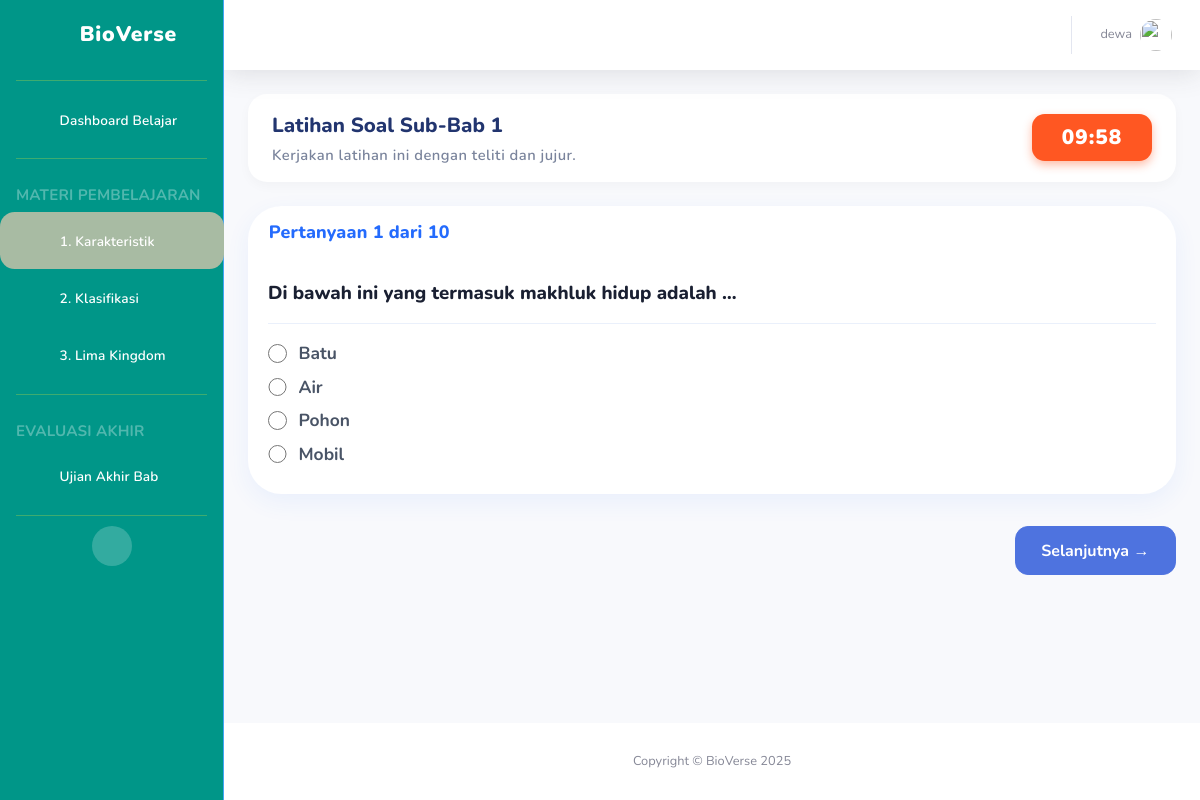
/latihan/1/?mulai=true (signed in), run on an earlier commit of the app's database.
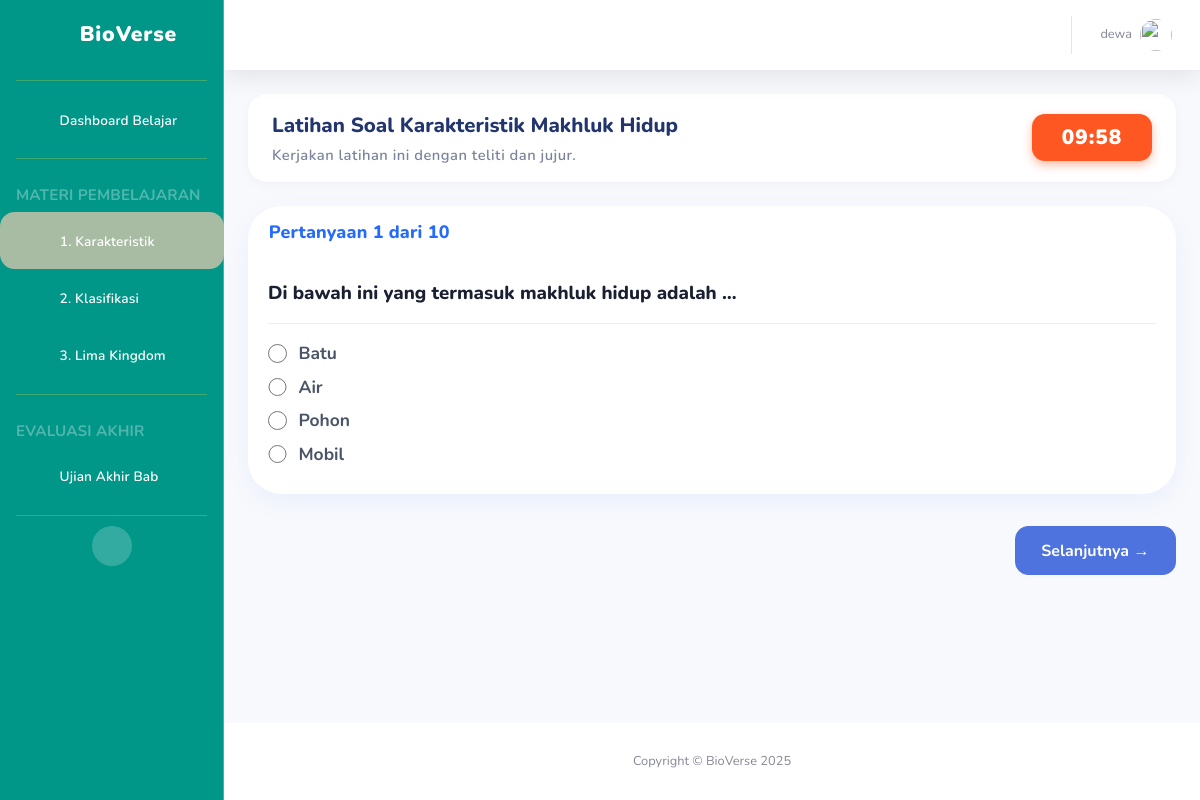
And on a later commit of the database.
### main/models.py (models this page shows, shortened)
class LatihanSoal(models.Model):
    subbab = models.OneToOneField(SubBab, on_delete=models.CASCADE)
    judul = models.CharField(max_length=200)

class Pertanyaan(models.Model):
    latihan = models.ForeignKey(LatihanSoal, on_delete=models.CASCADE, related_name='pertanyaan_set')
    teks_pertanyaan = models.TextField()
    explanation = models.TextField(blank=True, null=True, help_text="Penjelasan/Feedback untuk jawaban yang benar")

class PilihanJawaban(models.Model):
    pertanyaan = models.ForeignKey(Pertanyaan, on_delete=models.CASCADE, related_name='pilihan_set')
    teks_pilihan = models.CharField(max_length=200)
    is_benar = models.BooleanField(default=False)

### main/views.py (the view)
# urls.py: path('latihan/<int:latihan_id>/', views.latihan_soal_view, name='latihan_soal'),
@login_required
def latihan_soal_view(request, latihan_id):
    latihan = get_object_or_404(LatihanSoal, id=latihan_id)
    progress = get_object_or_404(SiswaProgress, siswa=request.user)
    is_unlocked = False
    if latihan.subbab.urutan == 1:
        is_unlocked = progress.modul_1_completed
    elif latihan.subbab.urutan == 2:
        is_unlocked = progress.modul_2_completed
    elif latihan.subbab.urutan == 3:
        is_unlocked = progress.modul_3_completed
    if not is_unlocked:
        messages.error(
            request, "Selesaikan modul interaktif sebelumnya terlebih dahulu!"
        )
        return redirect("siswa_dashboard")
    if request.GET.get("mulai") == "true":
        pertanyaan = latihan.pertanyaan_set.all()
        context = {"latihan": latihan, "pertanyaan": pertanyaan}
        return render(request, "main/siswa/latihan_soal.html", context)
    else:
        context = {"latihan": latihan}
        return render(request, "main/siswa/latihan_petunjuk.html", context)

### main/templatetags/custom_tags.py (called while the page is built)
@register.simple_tag
def get_latihan_id(subbab_urutan):
    from main.models import LatihanSoal
    try:
        latihan = LatihanSoal.objects.get(subbab__urutan=subbab_urutan)
        return latihan.id
    except LatihanSoal.DoesNotExist:
        return None

@register.simple_tag
def get_pengayaan_id():
    from main.models import SoalPengayaan
    try:
        pengayaan = SoalPengayaan.objects.first()
        if pengayaan:
            return pengayaan.id
        return None
    except SoalPengayaan.DoesNotExist:
        return None

### main/templates/main/siswa/latihan_soal.html (shortened to what this page needs)
{% extends 'main/base.html' %}
{% load static %}
{% block content %}
<div class="latihan-header-card">
    <div>
        <div class="latihan-header-title">{{ latihan.judul }}</div>
        <div class="latihan-header-keterangan">
            {{ latihan.deskripsi|default:"Kerjakan latihan ini dengan teliti dan jujur." }}
        </div>
    </div>
    <div class="latihan-timer" id="timer">10:00</div>
</div>
<form method="post" action="{% url 'submit_latihan' latihan.id %}" id="form-latihan-soal">
    {% for pertanyaan in latihan.pertanyaan_set.all %}
    <div class="card-latihan-soal {% if forloop.first %}active{% endif %}"
        id="latihan-slide-{{ forloop.counter0 }}">
        <div class="card-header py-3">
            <h6>Pertanyaan {{ forloop.counter }} dari {{ latihan.pertanyaan_set.count }}</h6>
        </div>
        <div class="card-body">
            <p>{{ pertanyaan.teks_pertanyaan }}</p>
            <hr>
            {% for pilihan in pertanyaan.pilihan_set.all %}
            <div class="form-check">
                <input class="form-check-input"
                        type="radio"
                        id="pilihan_{{ pilihan.id }}"
                        name="pertanyaan_{{ pertanyaan.id }}"
                        value="{{ pilihan.id }}"
                        required>
                <label class="form-check-label" for="pilihan_{{ pilihan.id }}">{{ pilihan.teks_pilihan }}</label>
            </div>
            {% endfor %}
        </div>
    </div>
    {% endfor %}
    <div class="nav-slide-latihan">
        <button type="button" id="btn-slide-next" class="btn btn-primary btn-slide-latihan">
            Selanjutnya &rarr;
        </button>
    </div>
</form>
{% endblock %}

### main/templates/main/base.html (shortened to what this page needs)
{% load static %}
{% load custom_tags %}
<!DOCTYPE html>
<html lang="id">
    <head>
        <link href="{% static 'vendor/fontawesome-free/css/all.min.css' %}"
              rel="stylesheet"
              type="text/css">
        <link href="{% static 'css/sb-admin-2.min.css' %}" rel="stylesheet">
    </head>
    <body id="page-top">
        <div id="wrapper">
            <ul class="navbar-nav sidebar sidebar-dark accordion"
                id="accordionSidebar">
                <a class="sidebar-brand d-flex align-items-center justify-content-center"
                   href="{% if user.profile.role == 'SISWA' %}{% url 'siswa_dashboard' %}{% else %}{% url 'guru_dashboard' %}{% endif %}">
                    <div class="sidebar-brand-icon d-flex align-items-center justify-content-center">
                        <i class="fas fa-seedling"></i>
                    </div>
                    <div class="sidebar-brand-text mx-3">BioVerse</div>
                </a>
                <hr class="sidebar-divider my-0">
                {% if user.profile.role == 'SISWA' %}
                    <li class="nav-item {% if request.resolver_match.url_name == 'siswa_dashboard' %}active{% endif %}">
                        <a class="nav-link" href="{% url 'siswa_dashboard' %}">
                            <i class="fas fa-home"></i>
                            <span>Dashboard Belajar</span></a>
                    </li>
                    <hr class="sidebar-divider">
                    <div class="sidebar-heading">Materi Pembelajaran</div>
                    <li class="nav-item {% if 'modul/1' in request.path or 'latihan/1' in request.path %}active{% endif %}">
                        <a class="nav-link collapsed"
                           href="#"
                           data-toggle="collapse"
                           data-target="#collapseSubBab1"
                           aria-expanded="true"
                           aria-controls="collapseSubBab1">
                            <i class="fas fa-book-open"></i>
                            <span>1. Karakteristik</span>
                        </a>
                                {% get_latihan_id 1 as latihan_1_id %}
                    </li>
                    <li class="nav-item {% if 'modul/2' in request.path or 'latihan/2' in request.path %}active{% endif %}">
                        <a class="nav-link collapsed"
                           href="#"
                           data-toggle="collapse"
                           data-target="#collapseSubBab2"
                           aria-expanded="true"
                           aria-controls="collapseSubBab2">
                            <i class="fas fa-sitemap"></i>
                            <span>2. Klasifikasi</span>
                        </a>
                                {% get_latihan_id 2 as latihan_2_id %}
                    </li>
                    <li class="nav-item {% if 'modul/3' in request.path or 'latihan/3' in request.path %}active{% endif %}">
                        <a class="nav-link collapsed"
                           href="#"
                           data-toggle="collapse"
                           data-target="#collapseSubBab3"
                           aria-expanded="true"
                           aria-controls="collapseSubBab3">
                            <i class="fas fa-paw"></i>
                            <span>3. Lima Kingdom</span>
                        </a>
                                {% get_latihan_id 3 as latihan_3_id %}
                    </li>
                    <hr class="sidebar-divider">
                    <div class="sidebar-heading">Evaluasi Akhir</div>
                    <li class="nav-item {% if request.resolver_match.url_name == 'pengayaan' %}active{% endif %}">
                        {% get_pengayaan_id as pengayaan_id %}
                        <a class="nav-link" href="{% url 'pengayaan' pengayaan_id %}">
                            <i class="fas fa-flag-checkered"></i>
                            <span>Ujian Akhir Bab</span>
                        </a>
                    </li>
                {% endif %}
                <hr class="sidebar-divider d-none d-md-block">
                <div class="text-center d-none d-md-inline">
                    <button class="rounded-circle border-0" id="sidebarToggle"></button>
                </div>
            </ul>
            <div id="content-wrapper" class="d-flex flex-column">
                <div id="content">
                    <nav class="navbar navbar-expand navbar-light bg-white topbar mb-4 static-top shadow">
                        <ul class="navbar-nav ml-auto">
                            <li class="nav-item dropdown no-arrow">
                                <a class="nav-link dropdown-toggle"
                                   href="#"
                                   id="userDropdown"
                                   role="button"
                                   data-toggle="dropdown"
                                   aria-haspopup="true"
                                   aria-expanded="false">
                                    <span class="mr-2 d-none d-lg-inline text-gray-600 small">{{ user.username }}</span>
                                    <img class="img-profile rounded-circle"
                                         src="{% static 'img/undraw_profile.svg' %}">
                                </a>
                            </li>
                        </ul>
                    </nav>
                    <div class="container-fluid">
                        {% block content %}
                        {% endblock %}
                    </div>
                </div>
                <footer class="sticky-footer bg-white">
                    <div class="container my-auto">
                        <div class="copyright text-center my-auto">
                            <span>Copyright &copy; BioVerse 2025</span>
                        </div>
                    </div>
                </footer>
            </div>
        </div>
    </body>
</html>

### main/templates/main/base.html (style rules this page uses)
body { background: #f6fcff !important; font-family: 'Nunito', sans-serif; }
.sidebar, .sidebar.sidebar-dark.accordion, .navbar-nav.sidebar.sidebar-dark.accordion { background: #009688 !important; min-height: 100vh; border-right: 1px solid #42a5f5 !important; font-family: 'Nunito', sans-serif !important; }
.sidebar .sidebar-brand { color: #ffffff !important; font-size: 1.32rem; font-weight: 900; letter-spacing: .04em; text-transform: none; }
.sidebar .sidebar-brand-icon { color: #cddc39 !important; font-size: 1.9rem !important; margin-right: 8px; }
.sidebar .sidebar-heading { text-transform: none !important; font-weight: 700; font-size: 0.95rem; letter-spacing: .01em; margin: 15px 0 5px 0; text-transform: uppercase !important; opacity: 0.8; }
.sidebar .nav-link, .sidebar .nav-link span { color: #ffffff !important; font-weight: 600; font-size: 1.05rem; padding: 10px 15px; border-radius: 0.85rem; transition: background .17s, color .13s; text-transform: none; letter-spacing: .01em; }
.sidebar .nav-link.active, .sidebar .nav-link:focus, .sidebar .nav-link:hover, .sidebar .nav-item.active > .nav-link { background: #A8BBA3 !important; color: #009688 !important; font-weight: 800; border-radius: 0.92rem; }
.sidebar .nav-link.active i, .sidebar .nav-item.active i { color: #626F47 !important; }
.sidebar-divider { border-color: #cddc39 !important; opacity: 0.3; margin: 10px 1rem !important; }
.sidebar .nav-link i { color: #FFF6DA !important; margin-right: 10px; font-size: 1.1rem; vertical-align: middle; width: 20px; text-align: center; }

### main/templates/main/siswa/latihan_soal.html (style rules this page uses)
body { font-family: 'Nunito', sans-serif; background: #f3f6fd; }
.latihan-header-card { display: flex; justify-content: space-between; align-items: center; margin-bottom: 1.5rem; background: #fff; padding: 1rem 1.5rem; border-radius: 1.2rem; box-shadow: 0 4px 12px rgba(0,0,0,0.03); }
.latihan-header-title { font-family: 'Nunito', sans-serif; color: #22356f; font-weight: 800; font-size: 1.28rem; margin-bottom: 3px; }
.latihan-header-keterangan { font-size: 0.92rem; color: #7a849c; font-weight: 600; letter-spacing: 0.5px; }
.latihan-timer { background: #ff5722; color: #fff; padding: 0.5rem 1rem; border-radius: 0.8rem; font-weight: 900; font-size: 1.3rem; letter-spacing: 1px; box-shadow: 0 4px 10px rgba(255, 87, 34, 0.4); min-width: 120px; text-align: center; }
.card-latihan-soal { background: #fff; border-radius: 2.1rem; box-shadow: 0 8px 24px #246bfd12; border: none !important; font-family: 'Nunito Sans', Nunito, sans-serif; margin-bottom: 2rem; display: none; animation: fadeIn 0.4s ease-in; }
.card-latihan-soal.active { display: block; }
.card-header { background: transparent; border: none; border-radius: 2.1rem 2.1rem 0 0; font-weight: 800; padding-top: 1.12rem; padding-bottom: 1rem; padding-left: 1.3rem; }
.card-header h6 { color: #246bfd; font-size: 1.12rem; margin: 0; font-weight: 800; letter-spacing: .01em; }
.card-body > p { font-family: 'Nunito Sans', Nunito, sans-serif; font-size: 1.17rem; font-weight: 750; color: #1a2032; margin-bottom: 0.4rem; }
.form-check { margin-bottom: 0.46rem; }
.form-check-input[type="radio"] { width: 1.18em; height: 1.18em; margin-top: .23em; accent-color: #246bfd; }
.form-check-label { font-family: 'Nunito Sans', Nunito, sans-serif; font-size: 1.09rem; font-weight: 700; color: #495466; margin-left: 0.6em; cursor: pointer; }
.nav-slide-latihan { margin-top: 1.5rem; display: flex; justify-content: space-between; gap: 10px; }
.btn-slide-latihan { border-radius: 0.82rem; font-size: 1rem; font-weight: 700; padding: 0.7rem 1.6rem; }
hr { border-color: #eaf0fb; }

What changed in the data, as far as the page shows it:
changed LatihanSoal: judul "Latihan Soal Sub-Bab 1" → "Latihan Soal Karakteristik Makhluk Hidup"
